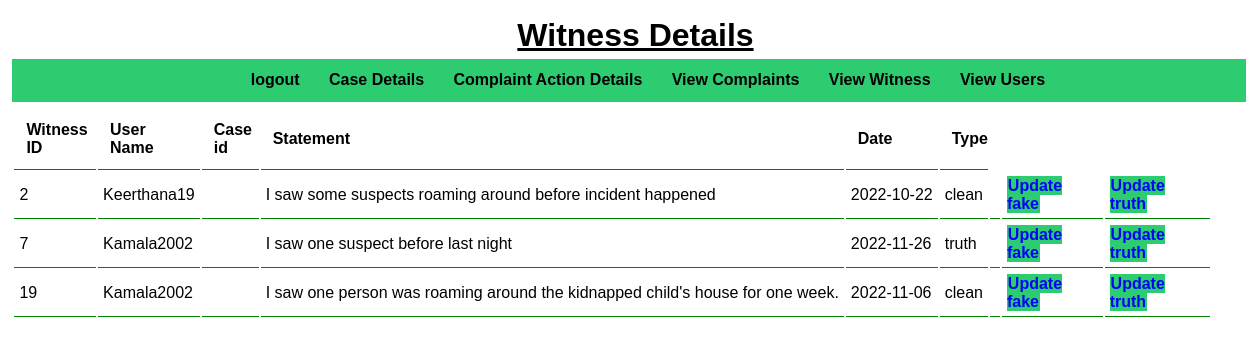
The app's page /view_witness.php with its own data.
### tables this page shows
CREATE TABLE `witness` (
  `witnessid` int(11) NOT NULL,
  `date` date NOT NULL,
  `statement` text NOT NULL,
  `user_id` varchar(20) NOT NULL,
  `caseid` int(11) NOT NULL,
  `Trust` varchar(20) NOT NULL
);

### view_witness.php (the view, shortened to what this page needs)
<?php include('connection.php');?>
    <link rel="stylesheet" href="..\Css\admin.css">
<div class="main-content">
    <div class="wrapper">
        <h1 style='text-align:center'><u>Witness Details</u></h1>
        <div class="complaints">
           <div class="wrapper">
                <ul>
                    <li><a href="admin_login.php">logout</a></li>
                    <li><a href="view_cases1.php">Case Details</a></li>
                    <li><a href="complaint_action_details.php">Complaint Action Details</a></li>
                    <li><a href="view_complaints.php">View Complaints</a></li>
                    <li><a href="view_witness.php">View Witness</a></li>
                    <li><a href="view_users.php">View Users</a></li>
                </ul>
                </div>
        </div>
    <table cellpadding="pixels" cellspacing="pixels">
        <tr>
            <th>Witness ID</th>
            <th>User Name</th>
            <th>Case id</th>
            <th>Statement</th>
            <th>Date</th>
            <th>Type</th>
        </tr>
        <?php
        $sql="select * from witness";
        $res=mysqli_query($conn,$sql) or die(mysqli_error());
        if($res==true)
        {
            $count=mysqli_num_rows($res);
            if( $count>0)
            {
                while($rows=mysqli_fetch_assoc($res))
                {
                    $witnessid=$rows['witnessid'];
                    $user_id=$rows['user_id'];
                    $date=$rows['date'];
                    $case_id=$rows['case_id'];
                    $statement=$rows['statement'];
                    $Trust=$rows['Trust'];
                    ?>
                       <tr>
                        <td><?php echo $witnessid;?> </td>
                        <td><?php echo $user_id;?> </td>
                        <td><?php echo $case_id;?> </td>
                        <td><?php echo $statement;?> </td>
                        <td><?php echo $date;?> </td>
                        <td><?php echo $Trust;?> </td>
                        <td>
                        <td><a href="<?php echo SITEURL;?> update_fake.php?witnessid=<?php echo $witnessid;?>" class="btn btn-secondary">Update fake</a></td>
                        <td><a href="<?php echo SITEURL;?> update_truth.php?witnessid=<?php echo $witnessid;?>" class="btn-secondary">Update truth</a></td>
                    </td>
                       </tr>
                    <?php
                }
            }
        }
        ?>
    </table>
</div>
</div>

### admin.css (style rules this page uses)
* { margin: 0; padding: 0; font-family: Arial, Helvetica, sans-serif; }
.wrapper { padding: 1%; width: 100%; margin: 5 auto; }
.complaints { text-align: center; background-color: #2ecc71; text-align: center; }
.complaints ul { list-style-type: none; }
.complaints ul li { display: inline; padding: 1%; }
.complaints ul li a { text-decoration-line: none; font-weight: bolder; color: black; }
h1 { text-align: center; }
table tr th { border-bottom: 1px solid green; padding: 1%; text-align: left; }
table tr td { padding: 1%; }
.btn-secondary { background-color: #2ecc71; padding: 1%; color: blue; text-decoration: none; font-weight: bold; }
table tr td { border-bottom: 1px solid green; padding: 5px; text-align: left; }

### view_witness.php (style rules this page uses)
td { padding:0 15px; }

### records on screen
witness: witnessid "2", user "Keerthana19", statement "I saw some suspects roaming around before incident happened", date "2022-10-22", Trust "clean"
witness: witnessid "7", user "Kamala2002", statement "I saw one suspect before last night", date "2022-11-26", Trust "truth"
witness: witnessid "19", user "Kamala2002", statement "I saw one person was roaming around the kidnapped child's house for one week.", date "2022-11-06", Trust "clean"
